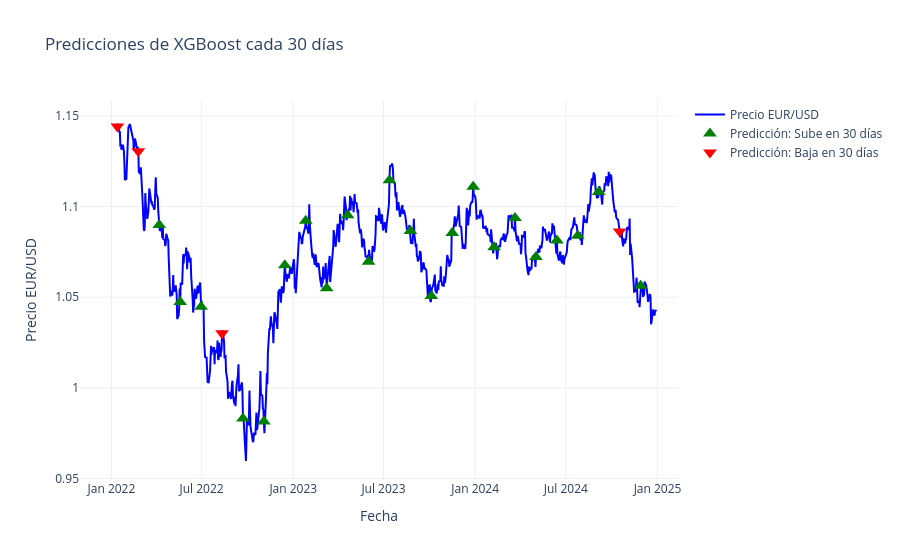

This figure's notebook cell:
### Code cell
#@title Gráfica
data_test = data.iloc[-len(y_test):].copy()
data_test['Pred'] = y_pred

# Predicciones cada 7 días
every_30 = data_test.iloc[::30].copy()
every_30['Pred'] = y_pred[::30]

fig = go.Figure()

#Precios vs Fecha
fig.add_trace(go.Scatter(
    x=data_test.index,
    y=data_test['Close'],
    mode='lines',
    name='Precio EUR/USD',
    line=dict(color='blue')
))

#Flechas verdes: predicción de subida cada 30 días
fig.add_trace(go.Scatter(
    x=every_30.index[every_30['Pred'] == 1],
    y=every_30['Close'][every_30['Pred'] == 1],
    mode='markers',
    name='Predicción: Sube en 30 días',
    marker=dict(color='green', symbol='triangle-up', size=12)
))

#Flechas rojas: predicción de bajada cada 30 días
fig.add_trace(go.Scatter(
    x=every_30.index[every_30['Pred'] == 0],
    y=every_30['Close'][every_30['Pred'] == 0],
    mode='markers',
    name='Predicción: Baja en 30 días',
    marker=dict(color='red', symbol='triangle-down', size=12)
))

fig.update_layout(
    title='Predicciones de XGBoost cada 30 días',
    xaxis_title='Fecha',
    yaxis_title='Precio EUR/USD',
    hovermode='x unified',
    template='plotly_white'
)

fig.show()

### Figure 1 — Plotly figure (JSON) as saved in the notebook; plotly's stock layout.template omitted (floating-point values rounded to 4 significant figures; data arrays with more than 128 entries replaced by an {"elided": "..."} marker saying what was removed)
{"data": [{"line": {"color": "blue"}, "mode": "lines", "name": "Precio EUR/USD", "type": "scatter", "x": {"elided": "773 str values"}, "y": {"elided": "773 float values"}}, {"marker": {"color": "green", "size": 12, "symbol": "triangle-up"}, "mode": "markers", "name": "Predicción: Sube en 30 días", "type": "scatter", "x": ["2022-04-07T00:00:00.000000000", "2022-05-19T00:00:00.000000000", "2022-06-30T00:00:00.000000000", "2022-09-22T00:00:00.000000000", "2022-11-03T00:00:00.000000000", "2022-12-15T00:00:00.000000000", "2023-01-26T00:00:00.000000000", "2023-03-09T00:00:00.000000000", "2023-04-20T00:00:00.000000000", "2023-06-01T00:00:00.000000000", "2023-07-13T00:00:00.000000000", "2023-08-24T00:00:00.000000000", "2023-10-05T00:00:00.000000000", "2023-11-16T00:00:00.000000000", "2023-12-28T00:00:00.000000000", "2024-02-08T00:00:00.000000000", "2024-03-21T00:00:00.000000000", "2024-05-02T00:00:00.000000000", "2024-06-13T00:00:00.000000000", "2024-07-25T00:00:00.000000000", "2024-09-05T00:00:00.000000000", "2024-11-28T00:00:00.000000000"], "y": [1.09, 1.047, 1.045, 0.9831, 0.9814, 1.068, 1.092, 1.055, 1.095, 1.07, 1.114, 1.087, 1.051, 1.085, 1.111, 1.078, 1.094, 1.072, 1.081, 1.084, 1.108, 1.056]}, {"marker": {"color": "red", "size": 12, "symbol": "triangle-down"}, "mode": "markers", "name": "Predicción: Baja en 30 días", "type": "scatter", "x": ["2022-01-13T00:00:00.000000000", "2022-02-24T00:00:00.000000000", "2022-08-11T00:00:00.000000000", "2024-10-17T00:00:00.000000000"], "y": [1.144, 1.131, 1.03, 1.086]}], "layout": {"hovermode": "x unified", "title": {"text": "Predicciones de XGBoost cada 30 días"}, "xaxis": {"title": {"text": "Fecha"}}, "yaxis": {"title": {"text": "Precio EUR/USD"}}}}
